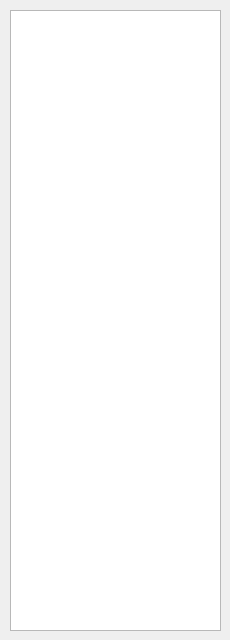
<?xml version="1.0" encoding="UTF-8"?>
<ui version="4.0">
 <class>PinDialog</class>
 <widget class="QDialog" name="PinDialog">
  <property name="geometry">
   <rect>
    <x>0</x>
    <y>0</y>
    <width>230</width>
    <height>640</height>
   </rect>
  </property>
  <property name="minimumSize">
   <size>
    <width>230</width>
    <height>640</height>
   </size>
  </property>
  <property name="maximumSize">
   <size>
    <width>230</width>
    <height>760</height>
   </size>
  </property>
  <property name="windowTitle">
   <string>Pin Labels</string>
  </property>
  <widget class="QTableWidget" name="tableWidget">
   <property name="geometry">
    <rect>
     <x>10</x>
     <y>10</y>
     <width>211</width>
     <height>621</height>
    </rect>
   </property>
   <property name="focusPolicy">
    <enum>Qt::StrongFocus</enum>
   </property>
   <property name="tabKeyNavigation">
    <bool>true</bool>
   </property>
  </widget>
 </widget>
 <tabstops>
  <tabstop>tableWidget</tabstop>
 </tabstops>
 <resources/>
 <connections/>
</ui>
